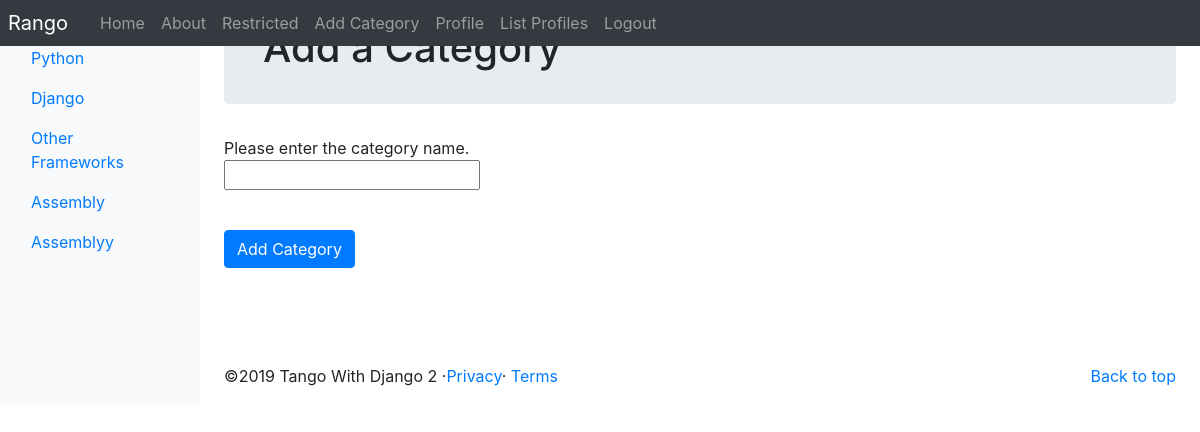
The app's page /rango/add_category/ (signed in) with its own data.
### rango/models.py (models this page shows, shortened)
class Category(models.Model):
    name = models.CharField(max_length=128, unique=True)
    views = models.IntegerField(default=0)
    likes = models.IntegerField(default=0)
    slug = models.SlugField(unique=True)
    class Mate:
        verbose_name_plural = 'Categories'

### rango/views.py (the view, shortened to what this page needs)
# urls.py: path('add_category/', views.add_category, name='add_category'),
@login_required
def add_category(request):
    form = CategoryForm()
    return render(request, 'rango/add_category.html', {'form': form})

### rango/forms.py
class CategoryForm(forms.ModelForm):
    name = forms.CharField(max_length=128,
                           help_text="Please enter the category name.")
    views = forms.IntegerField(widget=forms.HiddenInput(), initial=0)
    likes = forms.IntegerField(widget=forms.HiddenInput(), initial=0)
    slug = forms.CharField(widget=forms.HiddenInput(), required=False)
    class Meta:
        model = Category
        fields = ('name',)

### rango/templatetags/rango_template_tags.py (called while the page is built)
@register.inclusion_tag('rango/categories.html')
def get_category_list(current_category=None):
    return {'categories': Category.objects.all(),
            'current_category': current_category}

### templates/rango/add_category.html (shortened to what this page needs)
{% extends 'rango/base.html' %}
{% block body_block %}
<div class="jumbotron p-4">
    <div class="container">
        <h1 class="jumbotron-heading">Add a Category</h1>
    </div>
</div>
<div class="container">
    <div class="row">
        <form role="form" id="category_form" method="post"
              action="{% url 'rango:add_category' %}">
        {% for field in form.visible_fields %}
            {{field.help_text}}<br/>
            {{field}}<br/>
            <div class="p-2"></div>
        {% endfor %}
        <br/>
        <button class="btn btn-primary" type="submit" name="submit">
            Add Category
        </button>
        <div class="p-5"></div>
        </form>
    </div>
</div>
{% endblock %}

### templates/rango/categories.html (shortened to what this page needs)
<ul class="nav flex-column">
    {% if categories %}
        {% for c in categories %}
            {% if c == current_category %}
                <li class="nav-item">
                    <a class="nav-link active" href="{% url 'rango:show_category' c.slug %}">
                        <span data-feather="archive"></span>{{c.name}}
                    </a>
                </li>
            {% else %}
                <li class="nav-item">
                    <a class="nav-link" href="{% url 'rango:show_category' c.slug %}">
                        {{c.name}}
                    </a>
                </li>
            {% endif %}
        {% endfor %}
    {% else %}
        <li class="nav-item">There are no categories present.</li>
    {% endif %}
</ul>

### records on screen
Category: name "Python"
Category: name "Django"
Category: name "Other Frameworks"
Category: name "Assembly"
Category: name "Assemblyy"

### other values on screen
{{ field.help_text }} "Please enter the category name."
